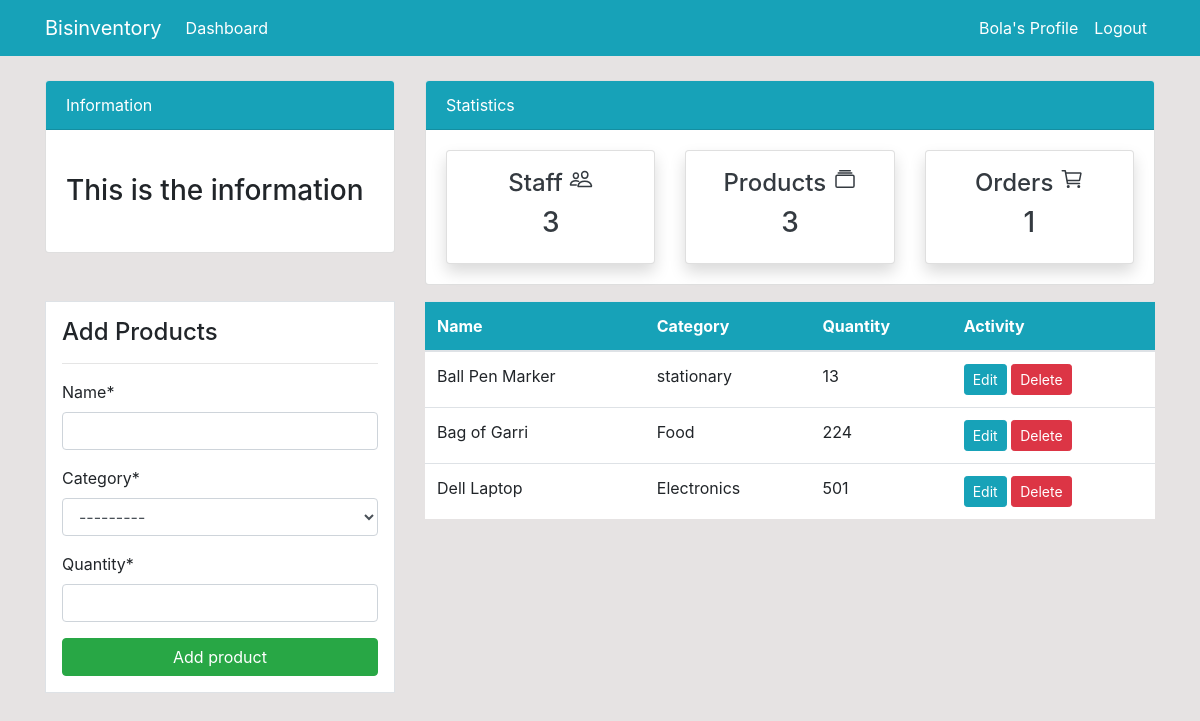
The page /product/ (signed in) on the database as committed earlier.
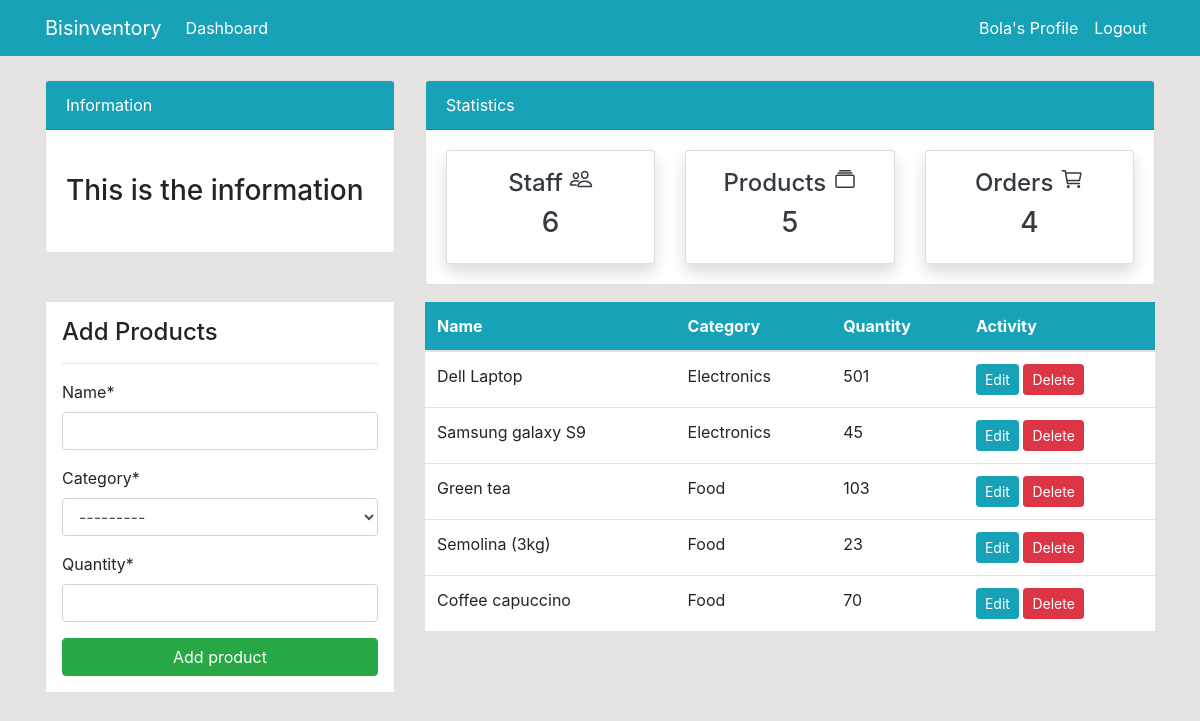
The same page on the database as committed later.
### dashboard/models.py (models this page shows, shortened)
class Product(models.Model):
    name=models.CharField(max_length=100,null=True)
    category=models.CharField(max_length=20,choices=CATEGORY,null=True)
    quantity=models.PositiveBigIntegerField(null=True)
    class Meta:
        verbose_name_plural='Product'

### dashboard/views.py (the view)
# urls.py: path('product/', views.product,name='dashboard-product'),
@login_required
def product(request):
    staff_count=User.objects.all().count()
    order_count=Order.objects.all().count()
    product_count=Product.objects.all().count()
    if request.method =='POST':
        form=ProductForm(request.POST)
        if form.is_valid():
            form.save()
            product_name=form.cleaned_data.get('name')
            messages.success(request,f'{product_name} has been added')
            return redirect ('dashboard-product')
    else:
        form=ProductForm()
    items=Product.objects.all() # using ORM
    context={'items':items,
    'form':form,
     'staff_count':staff_count,
        'order_count':order_count,
        'product_count':product_count,
    }
    return render(request, 'dasboard/product.html',context)

### dashboard/forms.py
class ProductForm(forms.ModelForm):
    class Meta:
        model=Product
        fields=['name','category','quantity']

### templates/dasboard/product.html (shortened to what this page needs)
{% extends 'partials/base.html' %}
{% block content %}
  {% include 'partials/topnav.html' %}
  <div class="container">
    <div class="row my-3">
      <div class="col-md-4">
        <div class="border p-3 bg-white">
          <h4>Add Products</h4>
          <hr />
          <form method="POST">
            {% load crispy_forms_tags %}
            {{ form|crispy }}
            <input class="btn btn-success btn-block" type="submit" value="Add product" />
          </form>
        </div>
      </div>
      <div class="col-md-8">
        <table class="table bg-white">
          <thead class="bg-info text-white">
            <tr>
              <th scope="col">Name</th>
              <th scope="col">Category</th>
              <th scope="col">Quantity</th>
              <th scope="col">Activity</th>
            </tr>
          </thead>
          <tbody>
            {% for item in items %}
              <tr>
                <td>{{ item.name }}</td>
                <td>{{ item.category }}</td>
                <td>{{ item.quantity }}</td>
                <td>
                  <a class="btn btn-info btn-sm" href="{% url 'dashboard-product-update' item.id %}">Edit</a>
                  <a class="btn btn-danger btn-sm" href="{% url 'dashboard-product-delete' item.id %}">Delete</a>
                </td>
              </tr>
            {% endfor %}
          </tbody>
        </table>
      </div>
    </div>
  </div>
{% endblock %}

### templates/partials/base.html (shortened to what this page needs)
{%load static%}
<!DOCTYPE html>
<html lang="en">
  <head>
    <link
      rel="stylesheet"
      href="https://cdn.jsdelivr.net/npm/bootstrap@4.6.2/dist/css/bootstrap.min.css"
    />
    <link rel="stylesheet" href="{% static '/style.css' %}" />
  </head>
  <body>
    {% include 'partials/nav.html' %}
    {%block content %} {% endblock %}
  </body>
</html>

### templates/partials/nav.html (shortened to what this page needs)
<nav class="navbar navbar-expand-lg navbar-light bg-info">
  {% if user.is_authenticated %}
  <div class="container">
    <a class="navbar-brand text-white" href="{% url 'dashboard-index' %}"
      >Bisinventory</a
    >
    <div class="collapse navbar-collapse" id="navbarSupportedContent">
      <ul class="navbar-nav mr-auto">
        <li class="nav-item active">
          <a class="nav-link text-white" href="{% url 'dashboard-index' %}"
            >Dashboard <span class="sr-only">(current)</span></a
          >
        </li>
      </ul>
      <ul class="navbar-nav ml-auto">
        <li class="nav-item active">
          <a class="nav-link text-white" href="{% url 'user-profile' %}"
            >{{user.username}}'s Profile<span class="sr-only">(current)</span></a
          >
        </li>
        <li class="nav-item">
          <a class="nav-link text-white" href="{% url 'user-logout'%}"
            >Logout</a
          >
        </li>
      </ul>
  {% endif%}
</nav>

### templates/partials/topnav.html
<div class="container">
  <div class="row mt-4">
    <div class="col-md-4">
      <div class="card">
        <div class="card-header bg-info text-white">Information</div>
        <div class="card-body">
          <marquee behavior="" direction="">
            <h3 class="my-4">This is the information</h3>
          </marquee>
        </div>
      </div>
    </div>
    <div class="col-md-8">
      <div class="card">
        <div class="card-header bg-info text-white">Statistics</div>
        <div class="card-body">
          <div class="row">
            <div class="col-md-4">
              <a
                class="text-decoration-none text-dark"
                href="{% url 'dashboard-staff' %}"
              >
                <div class="card my-card shadow text-center p-3">
                  <h4>Staff <ion-icon name="people-outline"></ion-icon></h4>
                  <h3>{{staff_count}}</h3>
                </div>
              </a>
            </div>
            <div class="col-md-4">
              <a
                class="text-decoration-none text-dark"
                href="{% url 'dashboard-product' %}"
              >
                <div class="card my-card shadow text-center p-3">
                  <h4>Products <ion-icon name="albums-outline"></ion-icon></h4>
                  <h3>{{product_count}}</h3>
                </div>
              </a>
            </div>
            <div class="col-md-4">
              <a
                class="text-decoration-none text-dark"
                href="{% url 'dashboard-order' %}"
              >
                <div class="card my-card shadow text-center p-3">
                  <h4>Orders <ion-icon name="cart-outline"></ion-icon></h4>
                  <h3>{{order_count}}</h3>
                </div>
              </a>
            </div>
          </div>
        </div>
      </div>
    </div>
  </div>
</div>

### static/style.css (style rules this page uses)
body { background-color: rgb(230, 227, 227); }

Rows that differ between the two databases and show on the page:
removed Product: name "Ball Pen Marker", category "stationary", quantity "13"
removed Product: name "Bag of Garri", category "Food", quantity "224"
added Product: name "Samsung galaxy S9", category "Electronics", quantity "45"
added Product: name "Green tea", category "Food", quantity "103"
added Product: name "Semolina (3kg)", category "Food", quantity "23"
added Product: name "Coffee capuccino", category "Food", quantity "70"
Other text that changed with them:
{{ staff_count }}: "3" → "6"
{{ product_count }}: "3" → "5"
{{ order_count }}: "1" → "4"
